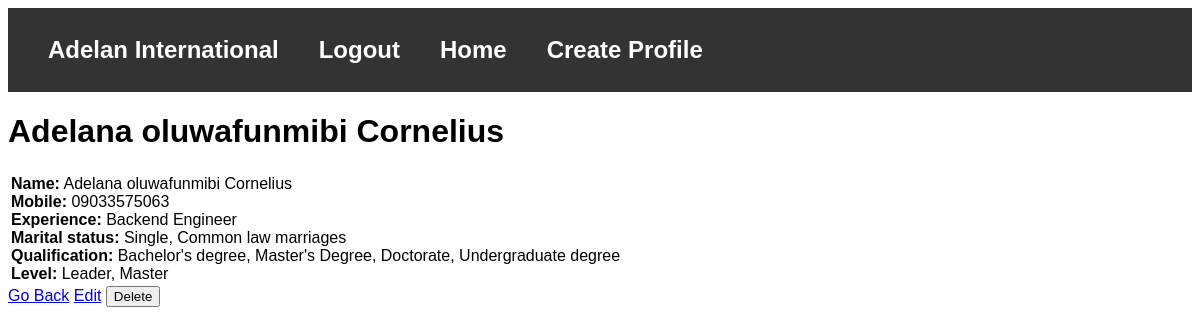
Page /staff/1 (signed in) on the committed database.
### Staffs/models.py (models this page shows, shortened)
class Staffs_profile(models.Model):
    name = models.CharField(max_length=50, null= False, blank = False)
    mobile = models.CharField(max_length=11, null= False, blank = False)
    levels = models.ManyToManyField('Level')
    qualifications = models.ManyToManyField('Qualification')
    experience = models.CharField(max_length=500, null= False, blank = False)
    marital_status = models.ManyToManyField('Relationship')

class Relationship(models.Model):
    status = models.CharField(max_length=20, null= False, blank = False)

class Qualification(models.Model):
    education = models.CharField(max_length=50, null= False, blank = False)

class Level(models.Model):
    rank = models.CharField(max_length= 30, null= False, blank = False)

### Staffs/views.py (the view)
# urls.py: path('staff/<int:pk>', views.Staffprofile, name = 'staff_profile' ),
@login_required(login_url='login')
def Staffprofile(request,pk):
   staff = Staffs_profile.objects.get(id=pk)
   return render(request, 'profile_page.html', {'staff':staff})

### template/profile_page.html (shortened to what this page needs)
{% extends 'base.html' %}
{% block content %}
    <div class="container">
        <h1>{{ staff.name }}</h1>
        <table>
            <tr>
                <td>
                    <strong>Name:</strong> {{ staff.name }} <br>
                    <strong>Mobile:</strong> {{ staff.mobile }} <br>
                    <strong>Experience:</strong> {{ staff.experience }} <br>
                    <strong>Marital status:</strong>
                    {% if staff.marital_status.all %}
                        {% for marital_status in staff.marital_status.all %}
                            {{ marital_status.status }}{% if not forloop.last %}, {% endif %}
                        {% endfor %}
                    {% else %}
                        No Relationship assigned
                    {% endif %}
                    <br>
                    <strong>Qualification:</strong>
                    {% if staff.qualifications.all %}
                        {% for qualification in staff.qualifications.all %}
                            {{ qualification.education }}{% if not forloop.last %}, {% endif %}
                        {% endfor %}
                    {% else %}
                        No qualification assigned
                    {% endif %}
                    <br>
                    <strong>Level:</strong>
                    {% if staff.levels.all %}
                        {% for level in staff.levels.all %}
                            {{ level.rank }}{% if not forloop.last %}, {% endif %}
                        {% endfor %}
                    {% else %}
                        No level assigned
                    {% endif %}
                </td>
            </tr>
        </table>
        <div class="actions">
            <a href="{% url 'Home' %}" class="btn btn-secondary mb-2">Go Back</a>
            <a href="{% url 'edit' staff.id %}" class="btn btn-success mb-2">Edit</a>
            <form action="{% url 'delete' staff.id %}" method="POST" style="display:inline;">
                <button type="submit" class="btn btn-danger mb-2" onclick="return confirm('Are you sure you want to delete this staff?')">Delete</button>
            </form>
        </div>
    </div>
{% endblock %}

### template/navbar.html (style rules this page uses)
body { font-family: Arial, sans-serif; }

### rows in the picture
Staffs_profile: name "Adelana oluwafunmibi Cornelius", mobile "09033575063", experience "Backend Engineer"
Relationship: status "Single"
Relationship: status "Common law marriages"
Qualification: education "Bachelor's degree"
Qualification: education "Master's Degree"
Qualification: education "Doctorate"
Qualification: education "Undergraduate degree"
Level: rank "Leader"
Level: rank "Master"
